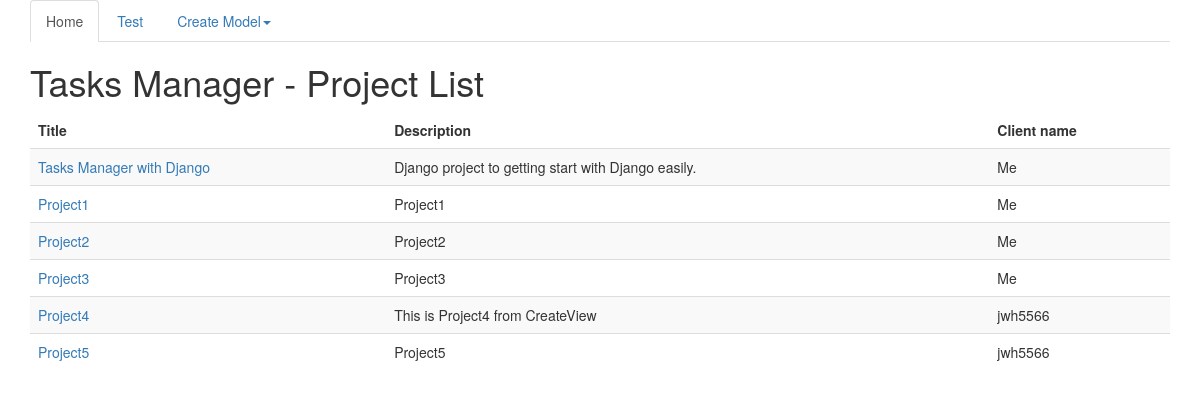
/project_list, run on an earlier commit of the app's database.
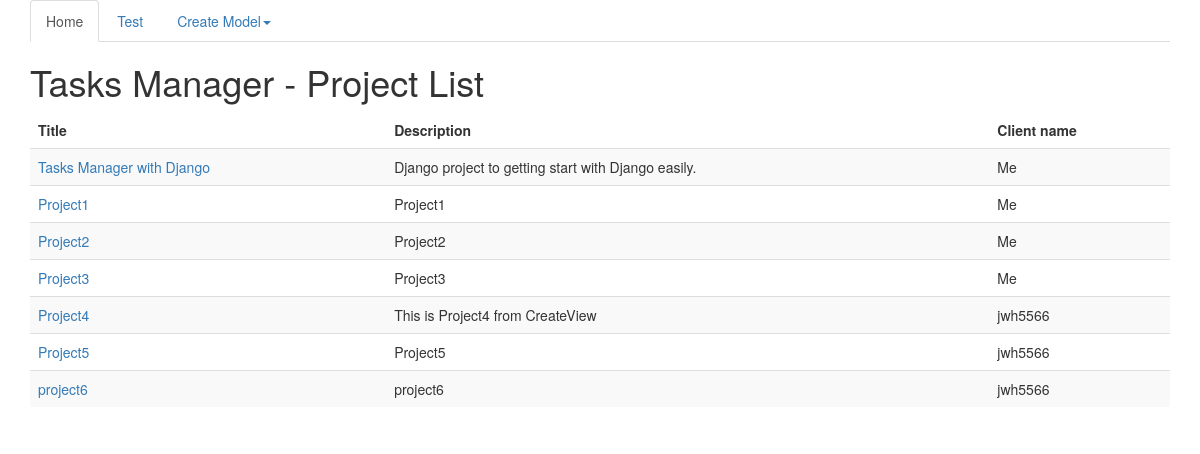
And on a later commit of the database.
### TasksManager/models.py (models this page shows, shortened)
class Project(models.Model):
    title = models.CharField(max_length=50, verbose_name="Title")
    description = models.CharField(max_length=1000, verbose_name="Description")
    client_name = models.CharField(max_length=1000, verbose_name="Client name")

### templates/project_list.html (shortened to what this page needs)
{% extends "base.html" %}
{% block h1 %}
    Project List
{% endblock %}
{% block  article_content%}
    <table class="table table-striped">
            <thead>
                <tr>
                    <td><strong>Title</strong></td>
                    <td><strong>Description</strong></td>
                    <td><strong>Client name</strong></td>
                </tr>
            </thead>
            <tbody>
            {% for project in object_list %}
                <tr>
                    <td><a href="{% url 'project_detail' project.id %}">{{ project.title }}</a></td>
                    <td>{{ project.description }}</td>
                    <td>{{ project.client_name }}</td>
                </tr>
            {% endfor %}
            </tbody>
        </table>
{% endblock %}

What changed in the data, as far as the page shows it:
added Project: title "project6", description "project6", client_name "jwh5566"
